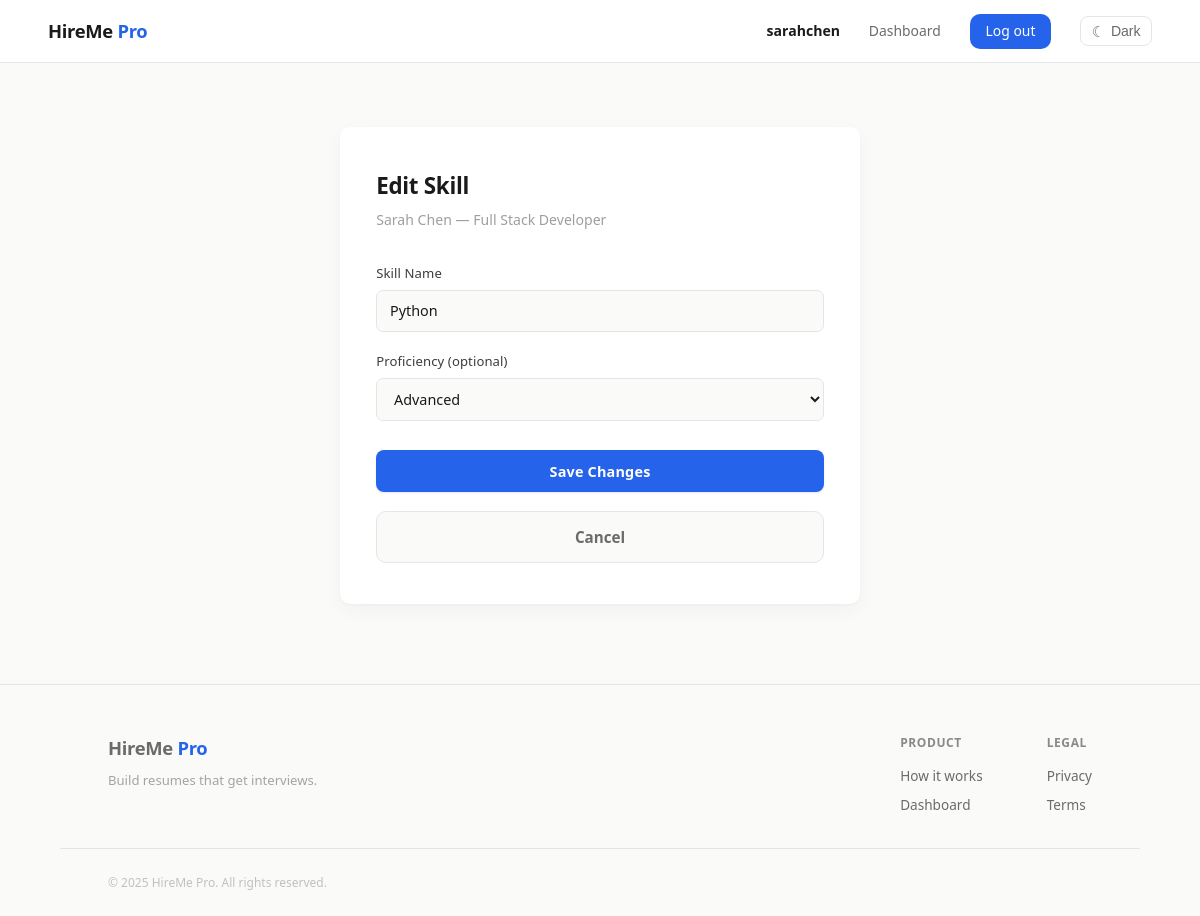
/skill/1/edit (signed in), run on the app's committed database.
### app/models.py (models this page shows, shortened)
class User(UserMixin, db.Model):
    __tablename__ = "users"
    id = db.Column(db.Integer, primary_key=True)
    username = db.Column(db.String(80), unique=True, nullable=False)
    email = db.Column(db.String(120), unique=True, nullable=False, index=True)
    password_hash = db.Column(db.String(256), nullable=False)
    created_at = db.Column(db.DateTime, default=datetime.utcnow)
    resumes = db.relationship(
        "Resume", backref="owner", lazy=True, cascade="all, delete-orphan"
    )

class Resume(db.Model):
    __tablename__ = "resumes"
    id = db.Column(db.Integer, primary_key=True)
    user_id = db.Column(db.Integer, db.ForeignKey("users.id"), nullable=False)
    title = db.Column(db.String(150), nullable=False, default="Untitled Resume")
    summary = db.Column(db.Text, default="")
    created_at = db.Column(db.DateTime, default=datetime.utcnow)
    updated_at = db.Column(db.DateTime, default=datetime.utcnow, onupdate=datetime.utcnow)
    educations = db.relationship(
        "Education", backref="resume", lazy=True, cascade="all, delete-orphan"
    )
    experiences = db.relationship(
        "Experience", backref="resume", lazy=True, cascade="all, delete-orphan"
    )
    skills = db.relationship(
        "Skill", backref="resume", lazy=True, cascade="all, delete-orphan"
    )

class Skill(db.Model):
    __tablename__ = "skills"
    id = db.Column(db.Integer, primary_key=True)
    resume_id = db.Column(db.Integer, db.ForeignKey("resumes.id"), nullable=False)
    name = db.Column(db.String(100), nullable=False)
    level = db.Column(db.String(50), default="")

### app/routes.py (the view, shortened to what this page needs)
@main.route("/skill/<int:id>/edit", methods=["GET", "POST"])
@login_required
def edit_skill(id):
    entry = db.session.get(Skill, id)
    if entry is None:
        abort(404)
    resume = get_user_resume(entry.resume_id)
    return render_template("skill_form.html", resume=resume, entry=entry)

### app/models.py (called while the page is built)
@login_manager.user_loader
def load_user(user_id):
    return User.query.get(int(user_id))

### app/routes.py (called while the page is built)
def get_user_resume(resume_id):
    resume = db.session.get(Resume, resume_id)
    if resume is None:
        abort(404)
    if resume.user_id != current_user.id:
        abort(403)
    return resume

### app/templates/skill_form.html (shortened to what this page needs)
{% extends "base.html" %}
{% block content %}
<section class="auth-section">
    <div class="auth-card resume-form-card">
        {% if entry %}
            <h2>Edit Skill</h2>
        {% else %}
            <h2>Add Skill</h2>
        {% endif %}
        <p class="auth-subtitle">{{ resume.title }}</p>
        <form method="POST" action="{% if entry %}{{ url_for('main.edit_skill', id=entry.id) }}{% else %}{{ url_for('main.add_skill', resume_id=resume.id) }}{% endif %}">
            <div class="form-group">
                <label for="name">Skill Name</label>
                <input type="text" id="name" name="name" required
                       placeholder="e.g. Python, Project Management, Figma"
                       value="{{ entry.name if entry else '' }}">
            </div>
            <div class="form-group">
                <label for="level">Proficiency (optional)</label>
                <select id="level" name="level">
                    <option value="Advanced" {% if entry and entry.level == 'Advanced' %}selected{% endif %}>Advanced</option>
                </select>
            </div>
            <div class="form-actions">
                <button type="submit" class="btn-primary btn-full">
                    {% if entry %}Save Changes{% else %}Add Skill{% endif %}
                </button>
                <a href="{{ url_for('main.resume_detail', id=resume.id) }}" class="btn-secondary btn-full">Cancel</a>
            </div>
        </form>
    </div>
</section>
{% endblock %}

### app/templates/base.html (shortened to what this page needs)
<!DOCTYPE html>
<html lang="en">
<head>
    <link rel="stylesheet" href="{{ url_for('static', filename='css/main.css') }}">
</head>
<body>
    <nav class="navbar">
        <a href="{{ url_for('main.home') }}" class="logo">HireMe <span>Pro</span></a>
        <div class="nav-links">
            {% if current_user.is_authenticated %}
                <span class="nav-user">{{ current_user.username }}</span>
                <a href="{{ url_for('main.dashboard') }}">Dashboard</a>
                <a href="{{ url_for('main.logout') }}" class="btn-nav">Log out</a>
            {% else %}
                <a href="{{ url_for('main.login') }}">Log in</a>
                <a href="{{ url_for('main.register') }}" class="btn-nav">Sign up</a>
            {% endif %}
            <button id="theme-toggle" class="theme-toggle" type="button" aria-label="Toggle theme">
                <span class="toggle-icon">&#9790;</span>
                <span class="toggle-label">Dark</span>
            </button>
        </div>
    </nav>
    <main class="container">
        {% block content %}{% endblock %}
    </main>
    <footer class="site-footer">
        <div class="footer-inner">
            <div class="footer-brand">
                <a href="{{ url_for('main.home') }}" class="logo">HireMe <span>Pro</span></a>
                <p>Build resumes that get interviews.</p>
            </div>
            <div class="footer-links">
                <div class="footer-col">
                    <h4>Product</h4>
                    <a href="{{ url_for('main.home') }}#how-it-works">How it works</a>
                    {% if current_user.is_authenticated %}
                        <a href="{{ url_for('main.dashboard') }}">Dashboard</a>
                    {% else %}
                        <a href="{{ url_for('main.register') }}">Sign up</a>
                        <a href="{{ url_for('main.login') }}">Log in</a>
                    {% endif %}
                </div>
                <div class="footer-col">
                    <h4>Legal</h4>
                    <a href="#">Privacy</a>
                    <a href="#">Terms</a>
                </div>
            </div>
        </div>
        <div class="footer-bottom">
            <p>&copy; 2025 HireMe Pro. All rights reserved.</p>
        </div>
    </footer>
</body>
</html>

### data on the page
User: username "sarahchen"
Resume: title "Sarah Chen — Full Stack Developer"
Skill: name "Python", level "Advanced"
